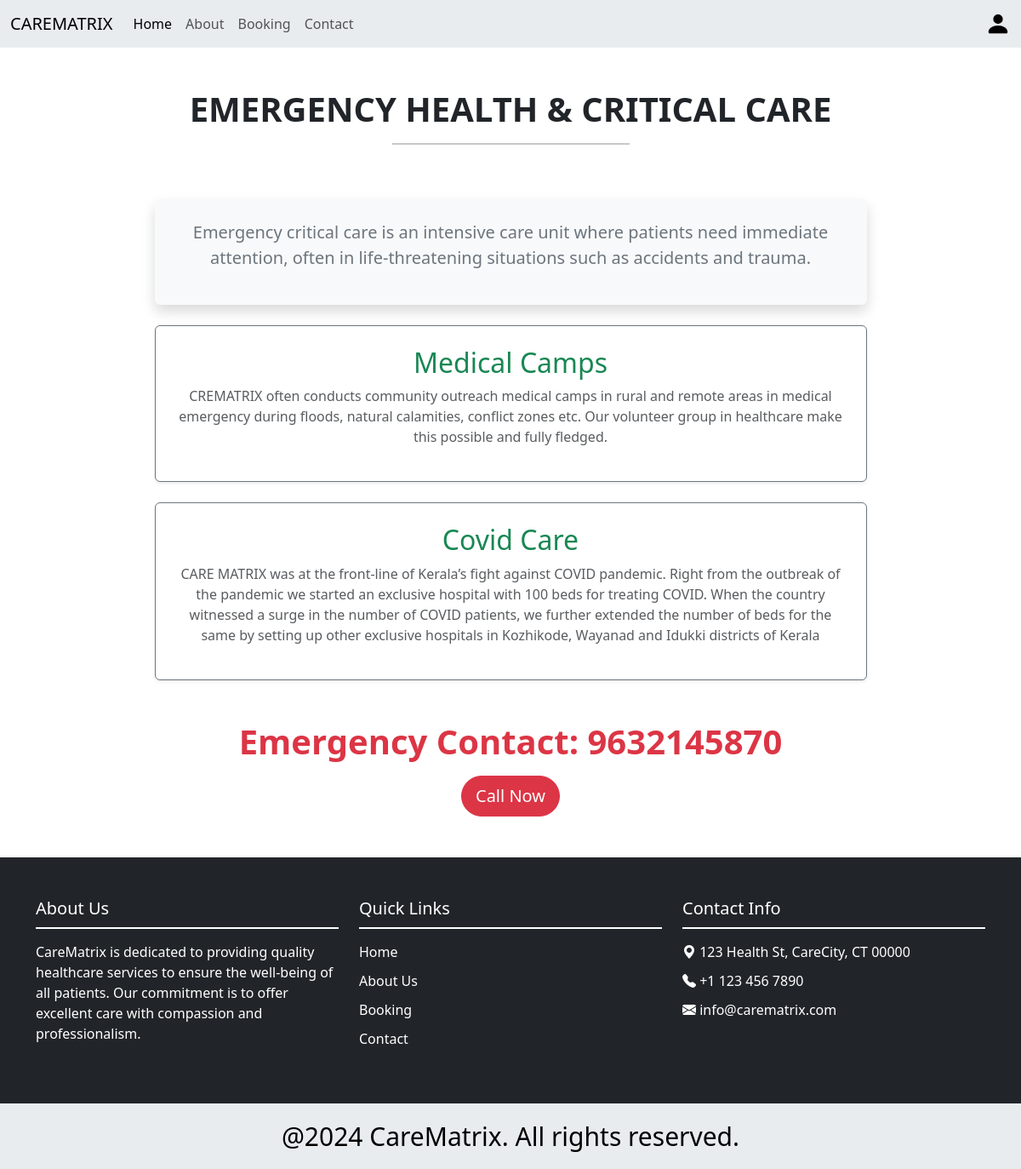
/emergency, run on an earlier commit of the app's database.
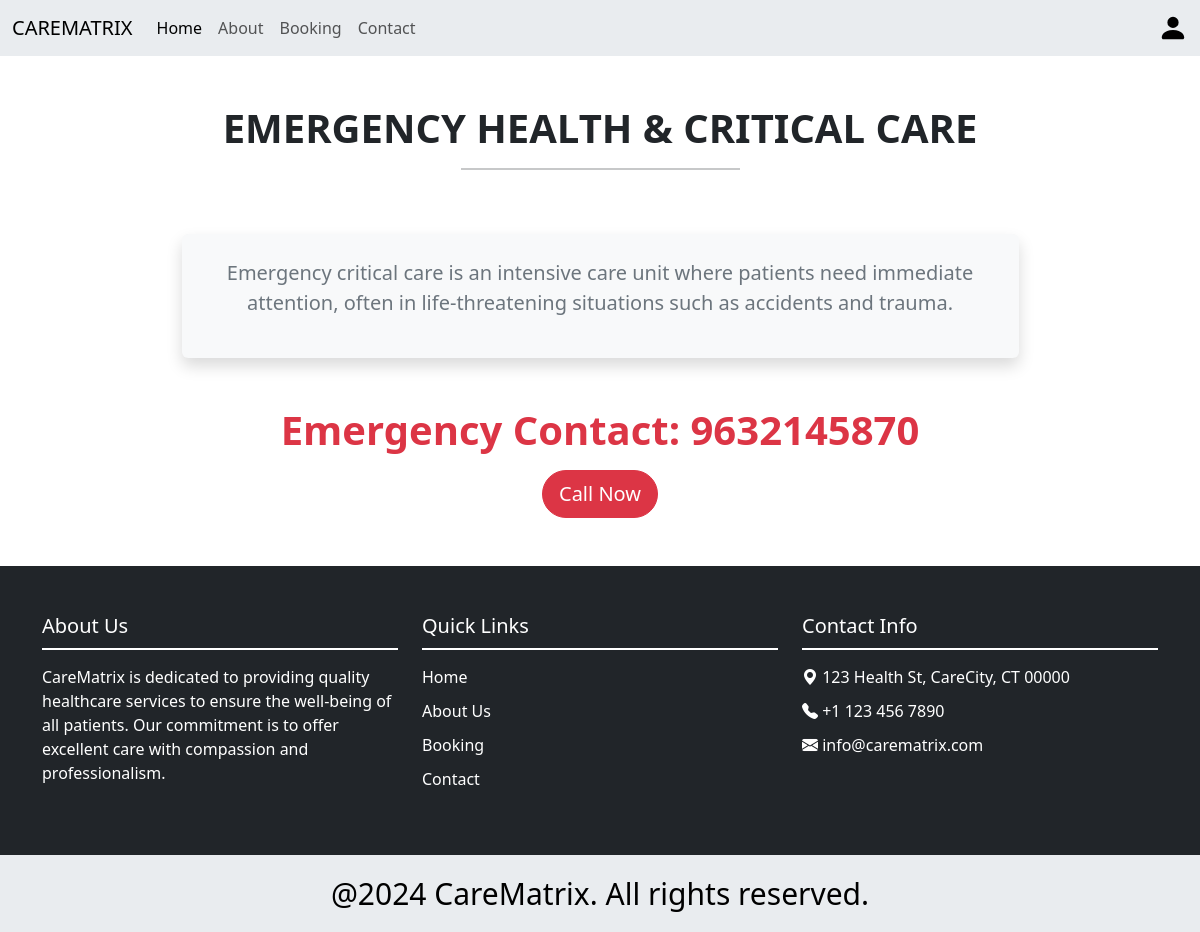
And on a later commit of the database.
### app/models.py (models this page shows)
class Emergency(models.Model):
     p_heading=models.CharField(max_length=200)
     p_description=models.TextField()

### app/views.py (the view)
# urls.py: path('emergency',views.emergency,name='emergency'),
def emergency(request):
    emerg= Emergency.objects.all()
    return render(request,'users/emergency.html',{'emergency':emerg})

### template/users/emergency.html (shortened to what this page needs)
{% extends 'users/base.html' %}
{% block content %}
<div class="container my-5">
    <h1 class="text-center text-uppercase fw-bold text-dark">Emergency Health & Critical Care</h1>
    <hr class="w-25 mx-auto border border-dark"><br>
    <div class="mx-auto w-75 text-center text-secondary p-4 my-4 bg-light rounded shadow">
        <p class="lead">
            Emergency critical care is an intensive care unit where patients need immediate attention, often in life-threatening situations such as accidents and trauma.
        </p>
    </div>
    {% for d in emergency %}
    <div class="mx-auto w-75 text-center p-4 my-4 bg-white rounded shadow-sm border border-secondary">
        <h2 class="text-success">{{ d.p_heading }}</h2>
        <p class="text-muted">{{ d.p_description }}</p>
    </div>
    {% endfor %}
    <div class="text-center mt-5">
        <p class="display-6 text-danger fw-bold">Emergency Contact: 9632145870</p>
        <button class="btn btn-danger btn-lg rounded-pill">Call Now</button>
    </div>
</div>
{% endblock %}

What changed in the data, as far as the page shows it:
removed Emergency: p_heading "Medical Camps", p_description "CREMATRIX often conducts community outreach medical camps in rural and remote areas in medical emergency during floods, natural calamities, conflict zones etc. Our volunteer group in healthcare make this possible and fully fledged."
removed Emergency: p_heading "Covid Care", p_description "CARE MATRIX was at the front-line of Kerala’s fight against COVID pandemic. Right from the outbreak of the pandemic we started an exclusive hospital with 100 beds for treating COVID. When the country witnessed a surge in the number of COVID patients, we further extended the number of beds for the same by setting up other exclusive hospitals in Kozhikode, Wayanad and Idukki districts of Kerala"
